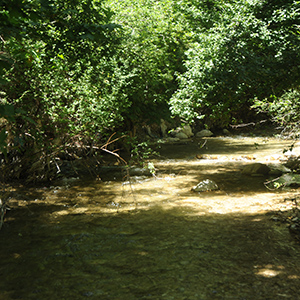
#> input picture jangle1+.jpg, 300 x 300 px
$ python resize.py
#> lines starting #> are read from the running program, lines starting #| are printed output that depends on the picture
import cv2
import numpy as np
import math
image1=cv2.imread("jangle1+.jpg")
#> image1 is the input picture: shape (300, 300, 3); mean B, G, R 46.7, 83.8, 76.4
image3=cv2.imread("jangle1+.jpg")
print(image3.shape)
#| (300, 300, 3)

h=image1.shape[0]
#> h = 300
w=image1.shape[1]
#> w = 300


new_h=math.floor(h/3)
#> new_h = 100
new_w=math.floor(w/3)
#> new_w = 100
img2=np.zeros(shape=(new_w,new_h,3),dtype=np.uint8)

for y in range(new_h):
      for x in range(new_w):
       img2[y][x][2]=image3[math.floor(y*3)][math.floor(x*3)][2]
       img2[y][x][1]=image3[math.floor(y*3)][math.floor(x*3)][1]
       img2[y][x][0]=image3[math.floor(y*3)][math.floor(x*3)][0]
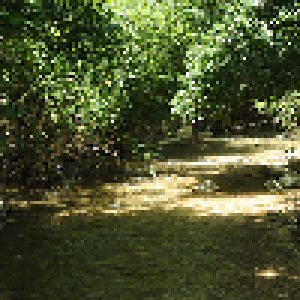
#> img2: shape (100, 100, 3) (shown 3 times larger); mean B, G, R 46.9, 84.2, 76.8


cv2.imshow("1",image1)
cv2.imshow("2",img2)
cv2.waitKey(0)
